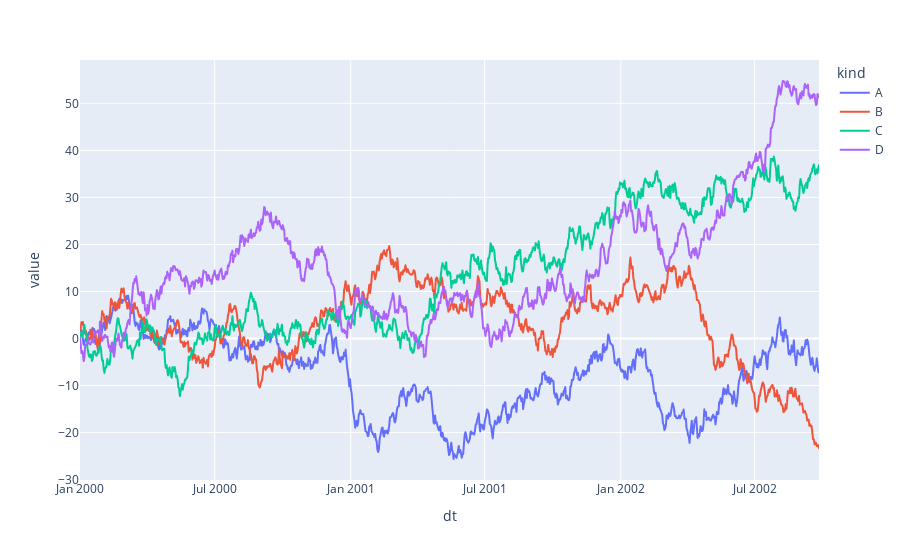

Notebook cell for this chart:
### Markdown cell above
## Plotly

https://plotly.com/

### Code cell
fig = px.line(ts, x="dt", y="value", color='kind')
fig.show()

### Figure 1 — Plotly figure (JSON) as saved in the notebook; plotly's stock layout.template omitted (floating-point values rounded to 4 significant figures; data arrays with more than 128 entries replaced by an {"elided": "..."} marker saying what was removed)
{"data": [{"hovertemplate": "kind=A<br>dt=%{x}<br>value=%{y}<extra></extra>", "legendgroup": "A", "line": {"color": "#636efa", "dash": "solid"}, "marker": {"symbol": "circle"}, "mode": "lines", "name": "A", "showlegend": true, "type": "scattergl", "x": {"elided": "1000 str values"}, "xaxis": "x", "y": {"elided": "1000 float values"}, "yaxis": "y"}, {"hovertemplate": "kind=B<br>dt=%{x}<br>value=%{y}<extra></extra>", "legendgroup": "B", "line": {"color": "#EF553B", "dash": "solid"}, "marker": {"symbol": "circle"}, "mode": "lines", "name": "B", "showlegend": true, "type": "scattergl", "x": {"elided": "1000 str values"}, "xaxis": "x", "y": {"elided": "1000 float values"}, "yaxis": "y"}, {"hovertemplate": "kind=C<br>dt=%{x}<br>value=%{y}<extra></extra>", "legendgroup": "C", "line": {"color": "#00cc96", "dash": "solid"}, "marker": {"symbol": "circle"}, "mode": "lines", "name": "C", "showlegend": true, "type": "scattergl", "x": {"elided": "1000 str values"}, "xaxis": "x", "y": {"elided": "1000 float values"}, "yaxis": "y"}, {"hovertemplate": "kind=D<br>dt=%{x}<br>value=%{y}<extra></extra>", "legendgroup": "D", "line": {"color": "#ab63fa", "dash": "solid"}, "marker": {"symbol": "circle"}, "mode": "lines", "name": "D", "showlegend": true, "type": "scattergl", "x": {"elided": "1000 str values"}, "xaxis": "x", "y": {"elided": "1000 float values"}, "yaxis": "y"}], "layout": {"autosize": true, "legend": {"title": {"text": "kind"}, "tracegroupgap": 0}, "margin": {"t": 60}, "xaxis": {"anchor": "y", "autorange": true, "domain": [0, 1], "range": ["2000-01-01", "2002-09-26"], "title": {"text": "dt"}, "type": "date"}, "yaxis": {"anchor": "x", "autorange": true, "domain": [0, 1], "range": [-30.11, 59.22], "title": {"text": "value"}, "type": "linear"}}}
